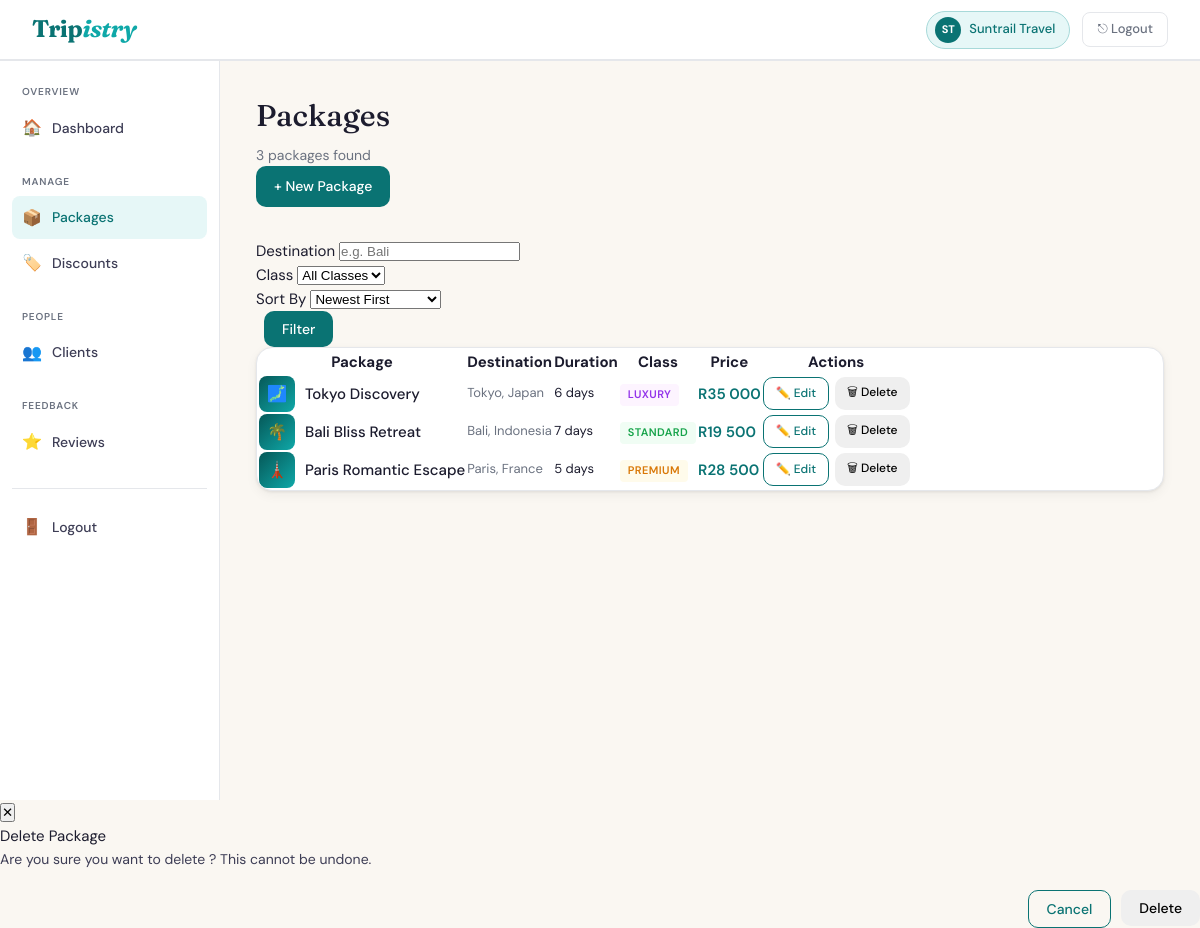
/Agency/packages.php (signed in), run on the app's committed database.
### tables this page shows
CREATE TABLE IF NOT EXISTS `agencies` (
  `AgentID` int(11) NOT NULL AUTO_INCREMENT,
  `UserID` int(11) NOT NULL,
  `Name` varchar(100) NOT NULL,
  PRIMARY KEY (`AgentID`),
  UNIQUE KEY `UserID` (`UserID`),
  CONSTRAINT `fk_ag_user` FOREIGN KEY (`UserID`) REFERENCES `users` (`UserID`) ON DELETE CASCADE ON UPDATE CASCADE
);

CREATE TABLE IF NOT EXISTS `packinfo` (
  `InfoID` int(11) NOT NULL AUTO_INCREMENT,
  `PackID` int(11) NOT NULL,
  `Name` varchar(150) NOT NULL,
  `Destination` varchar(150) NOT NULL,
  `Duration` int(11) NOT NULL,
  `Class` varchar(20) NOT NULL DEFAULT 'Standard' CHECK (`Class` in ('Standard','Premium','Luxury')),
  PRIMARY KEY (`InfoID`),
  UNIQUE KEY `PackID` (`PackID`),
  CONSTRAINT `fk_pi_pack` FOREIGN KEY (`PackID`) REFERENCES `packages` (`PackID`) ON DELETE CASCADE ON UPDATE CASCADE
);

CREATE TABLE IF NOT EXISTS `packages` (
  `PackID` int(11) NOT NULL AUTO_INCREMENT,
  `AgentID` int(11) NOT NULL,
  `Price` decimal(10,2) NOT NULL,
  PRIMARY KEY (`PackID`),
  KEY `fk_pack_agent` (`AgentID`),
  CONSTRAINT `fk_pack_agent` FOREIGN KEY (`AgentID`) REFERENCES `agencies` (`AgentID`) ON UPDATE CASCADE
);

### Agency/packages.php (the view, shortened to what this page needs)
<?php
$pdo = getDB();
$agentID    = (int) $_SESSION['sub_id'];
$stmtName = $pdo->prepare("SELECT Name FROM agencies WHERE AgentID = ?");
$stmtName->execute([$agentID]);
$agencyName = htmlspecialchars($stmtName->fetchColumn() ?: 'Your Agency');
$words      = explode(' ', $agencyName);
$initials   = strtoupper(substr($words[0], 0, 1) . (isset($words[1]) ? substr($words[1], 0, 1) : ''));
$filterDest  = $_GET['destination'] ?? '';
$filterSort  = $_GET['sort']        ?? 'newest';
$where  = ['p.AgentID = ?'];
$params = [$agentID];
$orderBy = match($filterSort) {
    'price_asc'  => 'p.Price ASC',
    'price_desc' => 'p.Price DESC',
    'duration'   => 'pi.Duration ASC',
    'name'       => 'pi.Name ASC',
    default      => 'p.PackID DESC',
};
$sql = "
    SELECT p.PackID, p.Price, pi.Name, pi.Destination, pi.Duration, pi.Class
    FROM packages p
    JOIN packinfo pi ON pi.PackID = p.PackID
    WHERE " . implode(' AND ', $where) . "
    ORDER BY {$orderBy}
";
$stmt = $pdo->prepare($sql);
$stmt->execute($params);
$packages = $stmt->fetchAll(PDO::FETCH_ASSOC);
function classBadge(string $class): string {
    $map = ['Standard' => 'badge-standard', 'Premium' => 'badge-premium', 'Luxury' => 'badge-luxury'];
    $cls = $map[$class] ?? 'badge-standard';
    return "<span class=\"badge {$cls}\">" . htmlspecialchars($class) . "</span>";
}
function destEmoji(string $dest): string {
    $map = [
        'Paris' => '🗼', 'Bali' => '🌴', 'Tokyo' => '🗾', 'Cape Town' => '🏔',
        'Dubai' => '🏙', 'Rome' => '🏛', 'Maldives' => '🏝', 'Safari' => '🦁',
        'Zanzibar' => '🌊', 'Santorini' => '🌅', 'Bangkok' => '🛕', 'Kyoto' => '🌸',
        'Kruger' => '🦁', 'Mauritius' => '🌺', 'Singapore' => '✨', 'New York' => '🗽',
        'Barcelona' => '🎨', 'Lisbon' => '🌞', 'Istanbul' => '🕌', 'Nairobi' => '🌍',
        'Cairo' => '🏺', 'Serengeti' => '🦒', 'Phuket' => '🏖', 'Marrakech' => '🕌',
        'Prague' => '🏰', 'Victoria' => '💧', 'Durban' => '🌊', 'Johannesburg' => '🌆',
    ];
    foreach ($map as $keyword => $emoji) {
        if (stripos($dest, $keyword) !== false) return $emoji;
    }
    return '✈️';
}
?>
<!DOCTYPE html>
<html lang="en">
<head>
  <link rel="stylesheet" href="css/agency.css">
</head>
<body>
<nav class="navbar">
  <a href="agency_dashboard.php" class="nav-logo">Trip<em>istry</em></a>
  <div class="nav-right">
    <div class="nav-agency-badge">
      <div class="avatar"><?= $initials ?></div>
      <?= $agencyName ?>
    </div>
    <a href="../logout.php" class="btn-logout">⎋ Logout</a>
  </div>
</nav>
<div class="dashboard-layout">
  <aside class="sidebar">
    <div class="sidebar-section">
      <span class="sidebar-label">Overview</span>
      <a href="agency_dashboard.php"><span class="icon">🏠</span> Dashboard</a>
    </div>
    <div class="sidebar-section">
      <span class="sidebar-label">Manage</span>
      <a href="packages.php" class="active"><span class="icon">📦</span> Packages</a>
      <a href="discounts.php"><span class="icon">🏷️</span> Discounts</a>
    </div>
    <div class="sidebar-section">
      <span class="sidebar-label">People</span>
      <a href="clients.php"><span class="icon">👥</span> Clients</a>
    </div>
    <div class="sidebar-section">
      <span class="sidebar-label">Feedback</span>
      <a href="reviews.php"><span class="icon">⭐</span> Reviews</a>
    </div>
    <hr class="sidebar-divider">
    <a href="../logout.php"><span class="icon">🚪</span> Logout</a>
  </aside>
  <main class="main-content">
    <div class="page-header flex-between">
      <div>
        <h1>Packages</h1>
        <p><?= count($packages) ?> package<?= count($packages) !== 1 ? 's' : '' ?> found</p>
      </div>
      <a href="package_form.php" class="btn btn-primary">+ New Package</a>
    </div>
    <form method="GET" action="packages.php">
      <div class="filter-bar">
        <div class="form-group">
          <label>Destination</label>
          <input
            type="text"
            name="destination"
            class="form-control"
            placeholder="e.g. Bali"
            value="<?= htmlspecialchars($filterDest) ?>"
          >
        </div>
        <div class="form-group">
          <label>Class</label>
          <select name="class" class="form-control">
            <option value="">All Classes</option>
          </select>
        </div>
        <div class="form-group">
          <label>Sort By</label>
          <select name="sort" class="form-control">
            <option value="newest"     <?= $filterSort === 'newest'     ? 'selected' : '' ?>>Newest First</option>
          </select>
        </div>
        <div class="form-group" style="flex:0">
          <label>&nbsp;</label>
          <button type="submit" class="btn btn-primary">Filter</button>
        </div>
      </div>
    </form>
    <div class="card">
      <?php if (empty($packages)): ?>
        <div class="empty-state">
          <div class="empty-icon">📦</div>
          <p>No packages found.<br>
            <a href="package_form.php">Create your first package</a>
          </p>
        </div>
      <?php else: ?>
        <table class="table">
          <thead>
            <tr>
              <th>Package</th>
              <th>Destination</th>
              <th>Duration</th>
              <th>Class</th>
              <th>Price</th>
              <th>Actions</th>
            </tr>
          </thead>
          <tbody>
            <?php foreach ($packages as $pack): ?>
              <tr>
                <td>
                  <div style="display:flex; align-items:center; gap:10px;">
                    <div class="pack-thumb" style="width:36px;height:36px;font-size:16px;border-radius:8px;background:linear-gradient(135deg,var(--teal-d),var(--teal-l));display:flex;align-items:center;justify-content:center;flex-shrink:0;">
                      <?= destEmoji($pack['Destination']) ?>
                    </div>
                    <span style="font-weight:500;"><?= htmlspecialchars($pack['Name']) ?></span>
                  </div>
                </td>
                <td class="text-muted text-sm"><?= htmlspecialchars($pack['Destination']) ?></td>
                <td class="text-sm"><?= $pack['Duration'] ?> days</td>
                <td><?= classBadge($pack['Class']) ?></td>
                <td style="font-weight:600;color:var(--teal);">
                  R<?= number_format($pack['Price'], 0, '.', ' ') ?>
                </td>
                <td>
                  <div style="display:flex;gap:6px;">
                    <a href="package_form.php?id=<?= $pack['PackID'] ?>" class="btn btn-outline btn-sm">✏️ Edit</a>
                    <button
                      class="btn btn-danger btn-sm"
                      onclick="confirmDelete(<?= $pack['PackID'] ?>, '<?= htmlspecialchars(addslashes($pack['Name'])) ?>')"
                    >🗑 Delete</button>
                  </div>
                </td>
              </tr>
            <?php endforeach; ?>
          </tbody>
        </table>
      <?php endif; ?>
    </div>
  </main>
</div>
<div class="modal-overlay" id="deleteModal">
  <div class="modal">
    <button class="modal-close" onclick="closeModal()">✕</button>
    <div class="modal-title">Delete Package</div>
    <p style="color:var(--ink-2);font-size:14px;margin-bottom:20px;">
      Are you sure you want to delete <strong id="deleteName"></strong>?
      This cannot be undone.
    </p>
    <div style="display:flex;gap:10px;justify-content:flex-end;">
      <button class="btn btn-outline" onclick="closeModal()">Cancel</button>
      <form id="deleteForm" method="POST" action="package_delete.php">
        <button type="submit" class="btn btn-danger">Delete</button>
      </form>
    </div>
  </div>
</div>
</body>
</html>

### Agency/css/agency.css (style rules this page uses)
:root { --teal: #0a7373; --teal-d: #065858; --teal-l: #0fa8a8; --teal-pale: #e6f7f7; --sand: #faf7f2; --ink: #1c1c2e; --ink-2: #3d3d55; --muted: #6b7280; --border: #e5e7eb; --white: #ffffff; --red: #dc2626; --green: #16a34a; --gold: #d97706; --purple: #9333ea; --radius: 10px; --radius-lg: 16px; --shadow: 0 1px 3px rgba(0,0,0,.08), 0 4px 12px rgba(0,0,0,.05); --shadow-md: 0 4px 16px rgba(0,0,0,.10); }
*, *::before, *::after { box-sizing: border-box; margin: 0; padding: 0; }
body { font-family: 'DM Sans', sans-serif; background: var(--sand); color: var(--ink); font-size: 15px; line-height: 1.6; min-height: 100vh; }
a { color: var(--teal); text-decoration: none; }
.navbar { background: var(--white); border-bottom: 1px solid var(--border); display: flex; align-items: center; justify-content: space-between; padding: 0 32px; height: 60px; position: sticky; top: 0; z-index: 100; box-shadow: 0 1px 0 var(--border); }
.nav-logo { font-family: 'Fraunces', serif; font-size: 24px; font-weight: 700; color: var(--teal); letter-spacing: -0.5px; }
.nav-logo em { font-style: italic; color: var(--teal-l); }
.nav-right { display: flex; align-items: center; gap: 12px; }
.nav-agency-badge { display: flex; align-items: center; gap: 8px; background: var(--teal-pale); border: 1px solid #a7d9d9; border-radius: 99px; padding: 5px 14px 5px 8px; font-size: 13px; font-weight: 500; color: var(--teal); }
.nav-agency-badge .avatar { width: 26px; height: 26px; border-radius: 50%; background: var(--teal); color: #fff; display: flex; align-items: center; justify-content: center; font-size: 11px; font-weight: 700; }
.btn-logout { padding: 6px 14px; border-radius: 8px; font-size: 13px; font-weight: 500; color: var(--muted); border: 1px solid var(--border); background: transparent; cursor: pointer; font-family: 'DM Sans', sans-serif; transition: all .15s; text-decoration: none; display: inline-flex; align-items: center; gap: 5px; }
.dashboard-layout { display: grid; grid-template-columns: 220px 1fr; gap: 0; min-height: calc(100vh - 60px); }
.sidebar { background: var(--white); border-right: 1px solid var(--border); padding: 24px 12px; position: sticky; top: 60px; height: calc(100vh - 60px); overflow-y: auto; }
.sidebar-section { margin-bottom: 24px; }
.sidebar-label { font-size: 10px; font-weight: 600; text-transform: uppercase; letter-spacing: .8px; color: var(--muted); padding: 0 10px; margin-bottom: 6px; display: block; }
.sidebar a { display: flex; align-items: center; gap: 10px; padding: 9px 10px; border-radius: 8px; font-size: 14px; font-weight: 500; color: var(--ink-2); transition: background .15s, color .15s; margin-bottom: 2px; }
.sidebar a .icon { font-size: 16px; width: 20px; text-align: center; }
.sidebar a:hover, .sidebar a.active { background: var(--teal-pale); color: var(--teal); }
.sidebar-divider { border: none; border-top: 1px solid var(--border); margin: 16px 0; }
.main-content { padding: 32px 36px 64px; overflow-x: hidden; }
.page-header { margin-bottom: 32px; }
.page-header h1 { font-family: 'Fraunces', serif; font-size: 30px; font-weight: 500; color: var(--ink); }
.page-header p { color: var(--muted); margin-top: 4px; font-size: 14px; }
.card { background: var(--white); border: 1px solid var(--border); border-radius: var(--radius-lg); box-shadow: var(--shadow); overflow: hidden; }
.pack-thumb { width: 44px; height: 44px; border-radius: 8px; background: linear-gradient(135deg, var(--teal-d), var(--teal-l)); display: flex; align-items: center; justify-content: center; font-size: 20px; flex-shrink: 0; }
.badge { display: inline-block; font-size: 11px; font-weight: 600; letter-spacing: .4px; text-transform: uppercase; padding: 2px 8px; border-radius: 4px; }
.badge-standard { background: #f0fdf4; color: var(--green); }
.badge-premium { background: #fffbeb; color: var(--gold); }
.badge-luxury { background: #fdf4ff; color: var(--purple); }
.btn { display: inline-flex; align-items: center; gap: 6px; padding: 9px 18px; border-radius: var(--radius); font-size: 14px; font-weight: 500; font-family: 'DM Sans', sans-serif; cursor: pointer; border: none; transition: all .15s; text-decoration: none; }
.btn-primary { background: var(--teal); color: #fff; }
.btn-outline { background: transparent; color: var(--teal); border: 1.5px solid var(--teal); }
.btn-sm { padding: 6px 12px; font-size: 12px; }
.text-muted { color: var(--muted); }
.text-sm { font-size: 13px; }

### data on the page
agencies: Name "ST", Name "Suntrail Travel"
packinfo: Destination "🗾", Name "Tokyo Discovery", Destination "Tokyo, Japan", Duration "6", Class "LUXURY", PackID.Price "35 000"
packinfo: Destination "🌴", Name "Bali Bliss Retreat", Destination "Bali, Indonesia", Duration "7", Class "STANDARD", PackID.Price "19 500"
packinfo: Destination "🗼", Name "Paris Romantic Escape", Destination "Paris, France", Duration "5", Class "PREMIUM", PackID.Price "28 500"

### other printed values
count($packages) "3"
